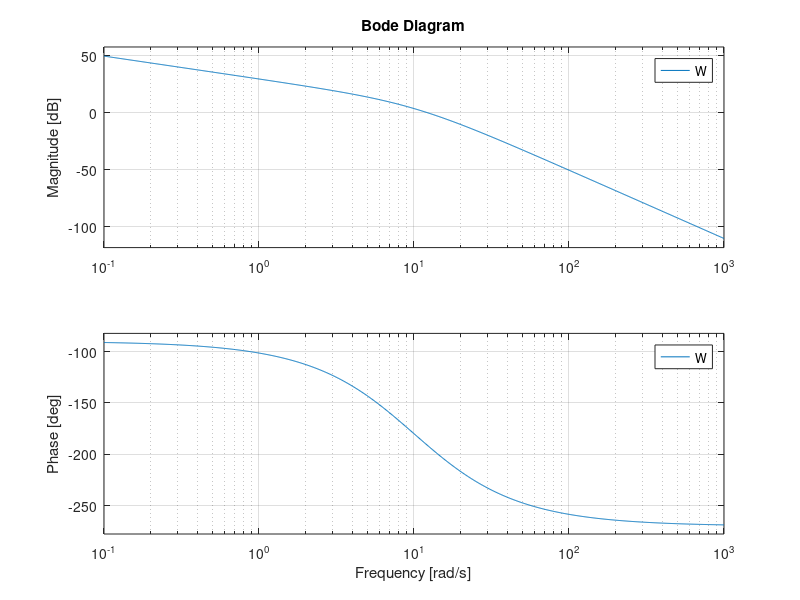
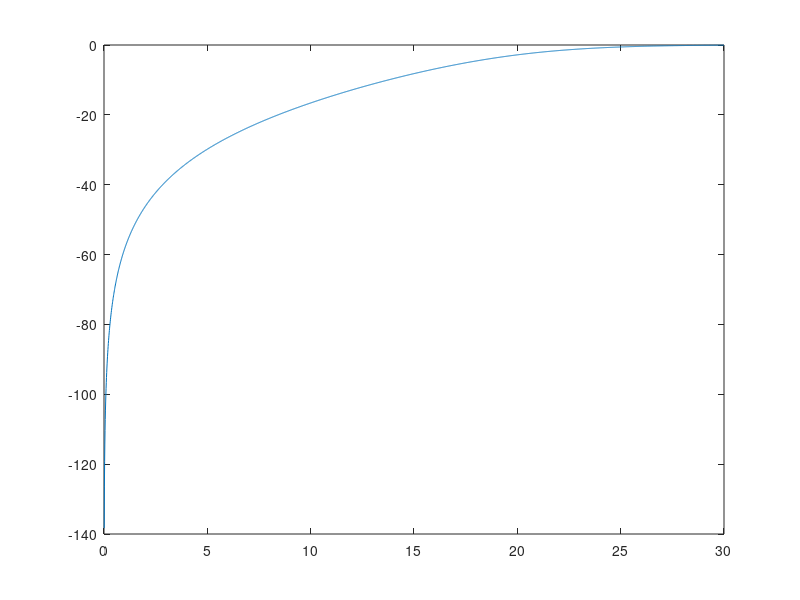

Write the MATLAB code that produced these figures, in order. (Note: this script raises an error after producing the figures.)
clc;
clear all;

W=tf([30], [0.01 0.2 1 0])
figure
bode(W)

a = 0:0.01:30;
q = -20 * log10((2/pi).* asin(36./a)+ 72./(a.*pi).*sqrt(1-1296./a.^2));
figure;
plot(a,q);
figure;
yline(-pi);
